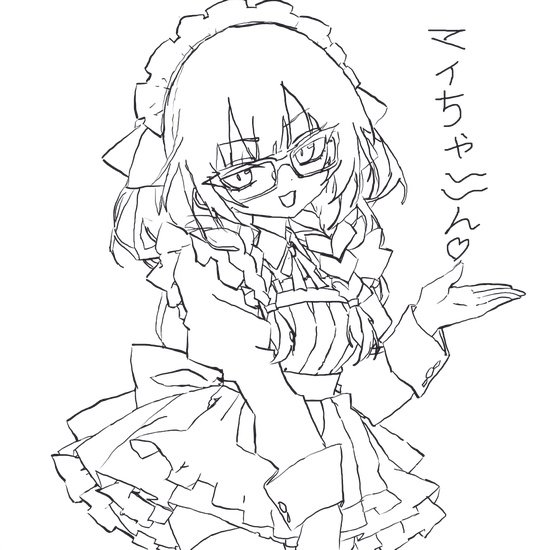
#> input picture assets/mai-light-new.png, 550 x 550 px, found by its file name
$ python fix-light-mai.py
#> lines starting #> are read from the running program, lines starting #| are printed output that depends on the picture
from PIL import Image
from pathlib import Path

# Build a fresh, cache-busting black-line image from Mai's current art.
# No scaling, interpolation, blur, or new drawing.
src = Path("assets/mai-light-new.png")
dst = Path("assets/mai-black-opaque.png")
im = Image.open(src).convert("RGBA")
#> im is the input picture: PIL image 550x550 RGBA; mean R, G, B, A 39, 36, 43, 15.7
p = im.load()
for y in range(im.height):
    for x in range(im.width):
        a = p[x, y][3]
        # Strong ink while retaining partially transparent edge pixels.
        p[x, y] = (0, 0, 0, 0 if a < 5 else max(160, a))
im.save(dst, "PNG", optimize=True)
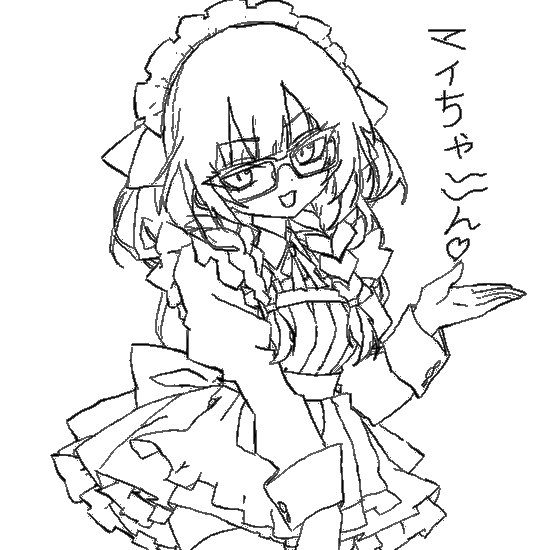
#> saved as mai-black-opaque.png: PIL image 550x550 RGBA; mean R, G, B, A 0, 0, 0, 21.6; transparent parts drawn white
print(f"saved {dst}: {im.width}x{im.height}")
#| saved assets/mai-black-opaque.png: 550x550

# Trigger rebuilt art workflow.
